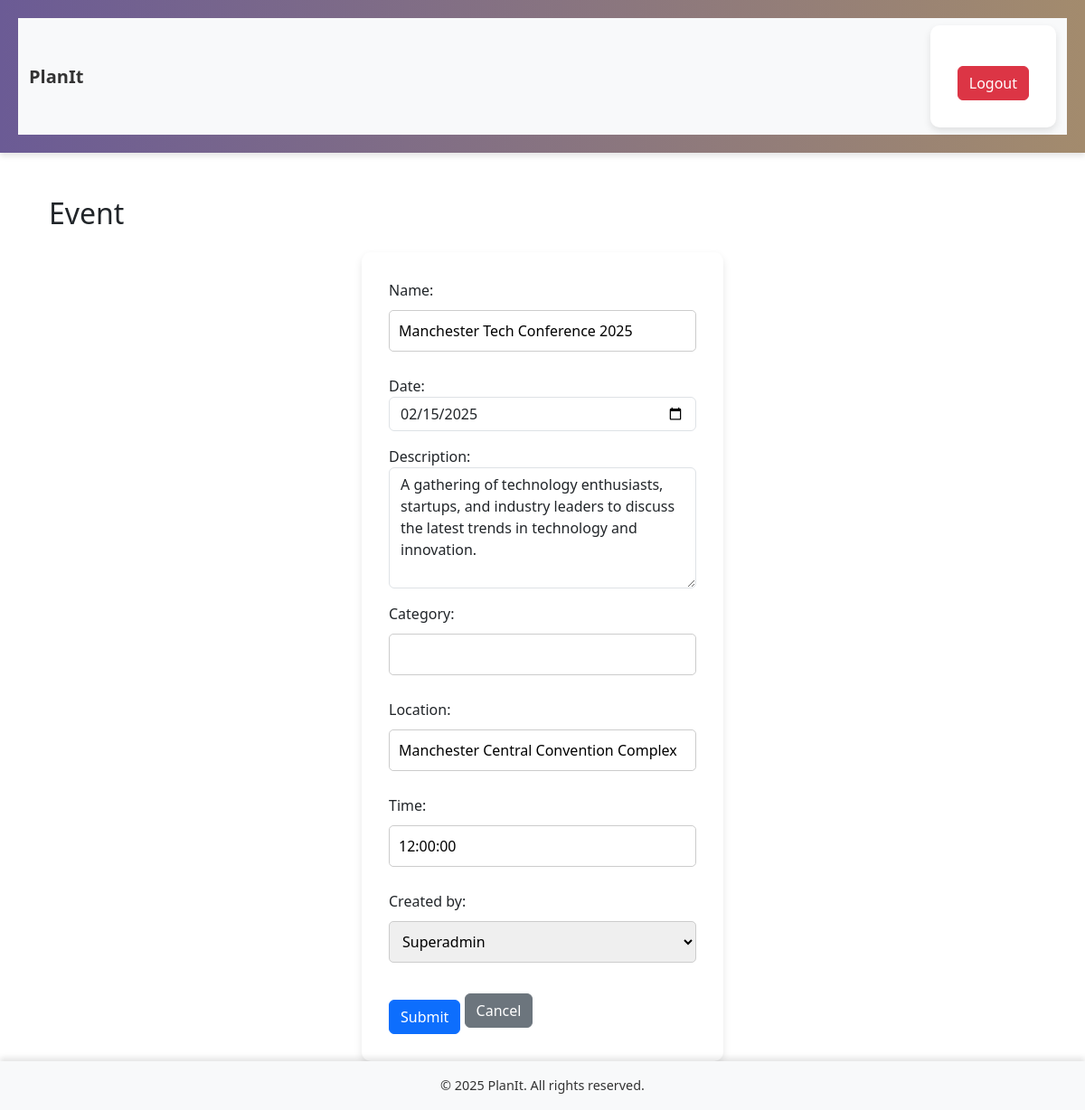
/1/edit/ (signed in), run on the app's committed database.
### events/models.py (models this page shows, shortened)
class Event(models.Model):
    name = models.CharField(max_length=255)
    description = models.TextField(max_length=500)
    location = models.CharField(max_length=300)
    date = models.DateField()
    time = models.TimeField()
    created_by = models.ForeignKey(User, on_delete=models.CASCADE)
    category = models.CharField(max_length=100, blank=True, null=True)

### events/views.py (the view)
# urls.py: path('<int:pk>/edit/', views.event_update, name='event_update'),
@login_required
def event_update(request, pk):
    event = get_object_or_404(Event, pk=pk, created_by=request.user)
    if request.method == 'POST':
        form = EventForm(request.POST, instance=event)
        if form.is_valid():
            form.save()
            return redirect('home')
    else:
        form = EventForm(instance=event)
    return render(request, 'events/event_form.html', {'form': form, 'action': 'Update'})

### events/forms.py
class EventForm(forms.ModelForm):
    date = forms.DateField(
        widget=forms.DateInput(attrs={'type': 'date', 'class': 'form-control'})
    )
    description = forms.CharField(
        widget=forms.Textarea(attrs={'rows': 5, 'class': 'form-control'})
    )
    class Meta:
        model = Event
        fields = ['name', 'date', 'description', 'category', 'location', 'time', 'created_by']

### events/templates/events/event_form.html (shortened to what this page needs)
{% extends "base.html" %}
{% block content %}
<div class="container mt-5">
    <h2 class="mb-4">Event</h2>
    <form method="post" novalidate>
        {{ form.as_p }}
        <button type="submit" class="btn btn-primary">Submit</button>
        <a href="{% url 'home' %}" class="btn btn-secondary">Cancel</a>
    </form>
</div>
{% endblock %}

### static/css/style.css (style rules this page uses)
body { background-color: #f8f5f2; font-family: 'Arial', sans-serif; color: #333; margin: 0; padding: 0; }
.btn-primary { background-color: #6b5b95; border-color: #6b5b95; color: #fff; }
.btn { border-radius: 8px; padding: 10px 15px; transition: all 0.3s ease-in-out; }
form { background-color: #fff; padding: 30px; border-radius: 10px; box-shadow: 0 4px 8px rgba(0, 0, 0, 0.1); max-width: 400px; margin: auto; }
form input[type="text"], form input[type="password"], form input[type="email"], form select { width: 100%; padding: 10px; margin: 10px 0; border: 1px solid #ccc; border-radius: 5px; box-sizing: border-box; }
form button { background-color: #6b5b95; border: none; color: white; padding: 10px; text-align: center; display: inline-block; margin-top: 15px; cursor: pointer; font-size: 1rem; }

### data on the page
Event: name "Manchester Tech Conference 2025", date "02/15/2025", description "A gathering of technology enthusiasts, startups, and industry leaders to discuss the latest trends in technology and innovation.", location "Manchester Central Convention Complex", time "12:00:00", created_by "Superadmin"
